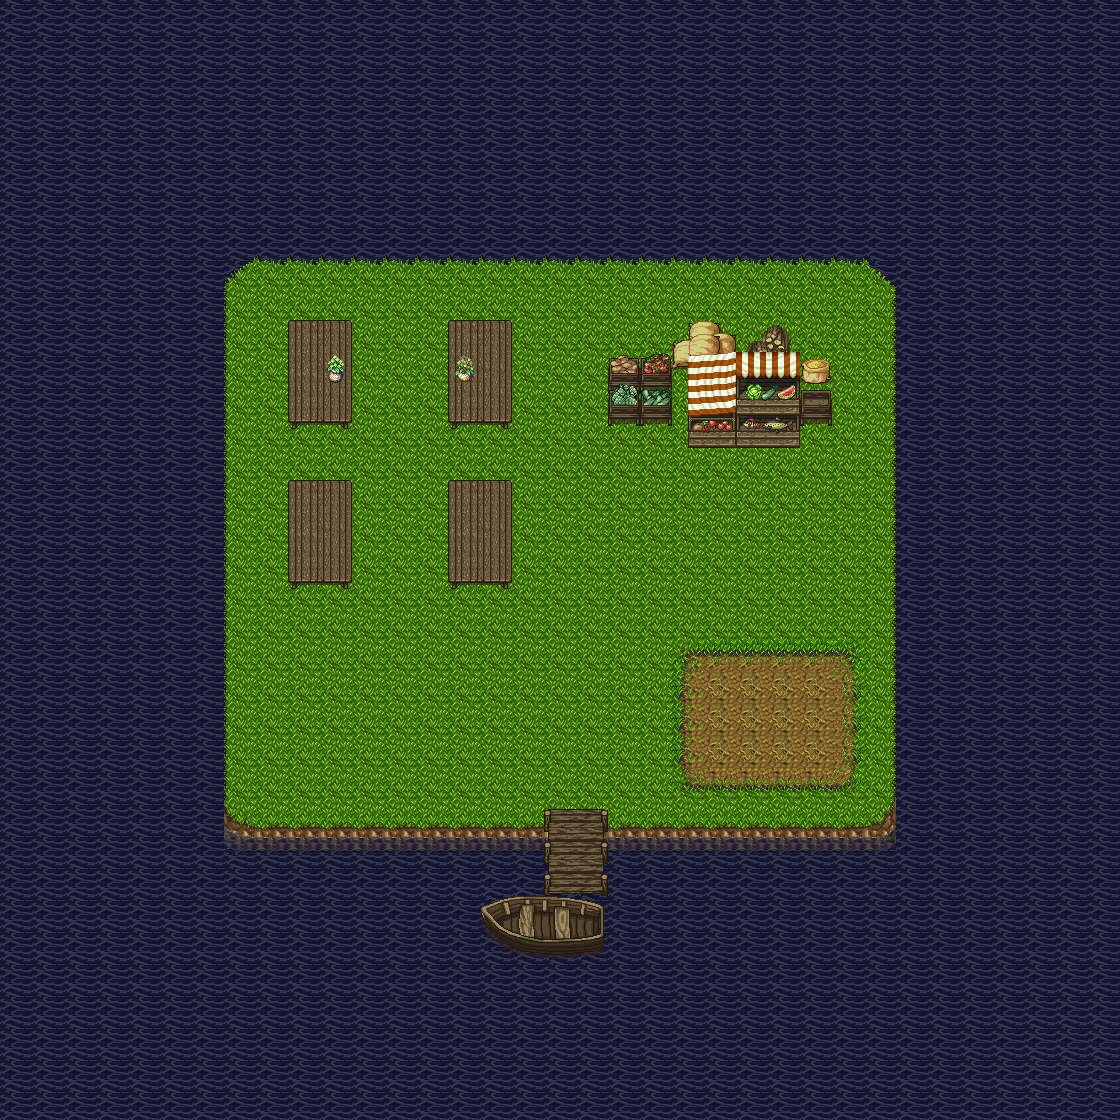

Rendered tile map (Tiled .tmx) drawn with the repository's tilesets; below, a short description and the map source with its tile grids summarised:
An orthogonal 35x35 tile map with 32x32 px tiles, 3 tile layers (Tile Layer 1, Tile Layer 2, Tile Layer 3).

<map version="1.0" orientation="orthogonal" renderorder="right-down" width="35" height="35" tilewidth="32" tileheight="32" nextobjectid="101">
 <tileset firstgid="1" name="cheatSheet" tilewidth="32" tileheight="32" tilecount="272" columns="17">
  <image source="../gfx/cheatSheet.png" width="544" height="512" />
 </tileset>
 <layer name="Tile Layer 1" width="35" height="35">
  <data>[1225 cells, 1225 non-empty, 22 distinct tile ids]</data>
 </layer>
 <layer name="Tile Layer 2" width="35" height="35">
  <data>[1225 cells, 69 non-empty, 45 distinct tile ids]</data>
 </layer>
 <layer name="Tile Layer 3" width="35" height="35">
  <data>[1225 cells, 10 non-empty, 10 distinct tile ids]</data>
 </layer>
</map>